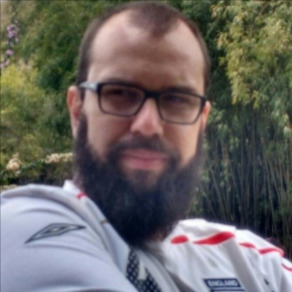
#> input picture Cartoon Image/me.jpg, 292 x 292 px, given in place of the camera
$ python mser_cam.py
#> lines starting #> are read from the running program, lines starting #| are printed output that depends on the picture; after the words box and inside, x2 and y2 are one past the last pixel; in counts of white or black regions, pixels touching at a corner belong together
import cv2
import numpy as np

mser = cv2.MSER_create()

cap = cv2.VideoCapture(0)


while True:

    ret, frame = cap.read()
#> frame is the input picture: shape (292, 292, 3); mean B, G, R 100.2, 102.9, 106.7

    #Convert to gray scale
    gray = cv2.cvtColor(frame, cv2.COLOR_BGR2GRAY)
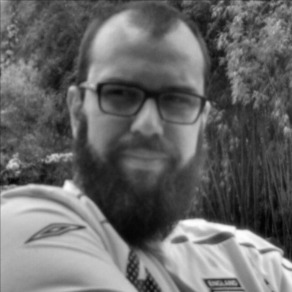
#> gray: shape (292, 292); min 1, max 255, mean 103.8

    #detect regions in gray scale image
    regions, _ = mser.detectRegions(gray)
#> regions = 168 items

    hulls = [cv2.convexHull(p.reshape(-1, 1, 2)) for p in regions]
#> hulls = 168 contours; largest, box (x1, y1, x2, y2) and area: (185, 1, 291, 260) 19850, (66, 1, 207, 156) 15436, (66, 1, 207, 156) 15098, (67, 2, 205, 155) 14746, (1, 167, 139, 291) 13169

    mask = np.zeros((frame.shape[0], frame.shape[1], 1), dtype=np.uint8)


    for contour in hulls:

        cv2.drawContours(mask, [contour], -1, (255, 255, 255), -1)
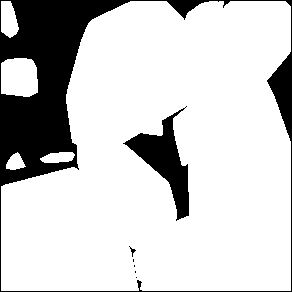
#> mask: shape (292, 292, 1); 80.9% white; 7 black regions (4 under 20 px), largest, box (x1, y1, x2, y2) and area: (0, 0, 292, 292) 13753, (123, 106, 189, 221) 2544, (129, 246, 136, 257) 23

    text_only = cv2.bitwise_and(frame, frame, mask=mask)
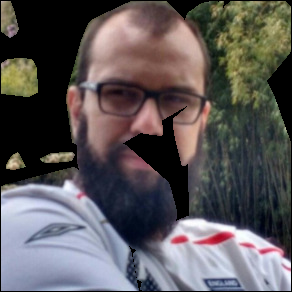
#> text_only: shape (292, 292, 3); mean B, G, R 88.6, 87.1, 91.6

    cv2.imshow("RED", text_only)
    key = cv2.waitKey(1)
#> (key Esc is pressed here)

    if key == 27:
        break


cv2.destroyAllWindows()
cap.release()

$ run again, on Cartoon Image/por_sol.png
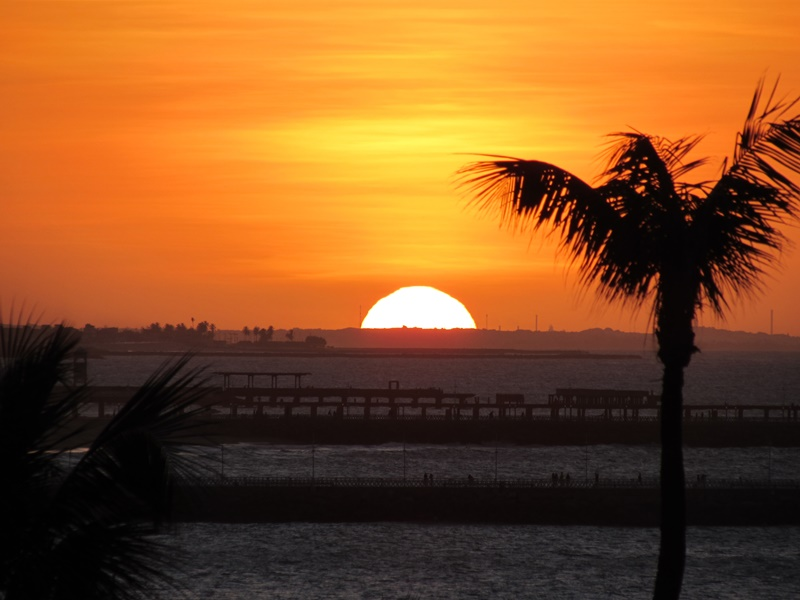
#> input picture Cartoon Image/por_sol.png, 800 x 600 px, given in place of the camera
#> frame is the input picture: shape (600, 800, 3); mean B, G, R 35.5, 82.3, 136.1
#> `gray = cv2.cvtColor(frame, cv2.COLOR_BGR2GRAY)`:
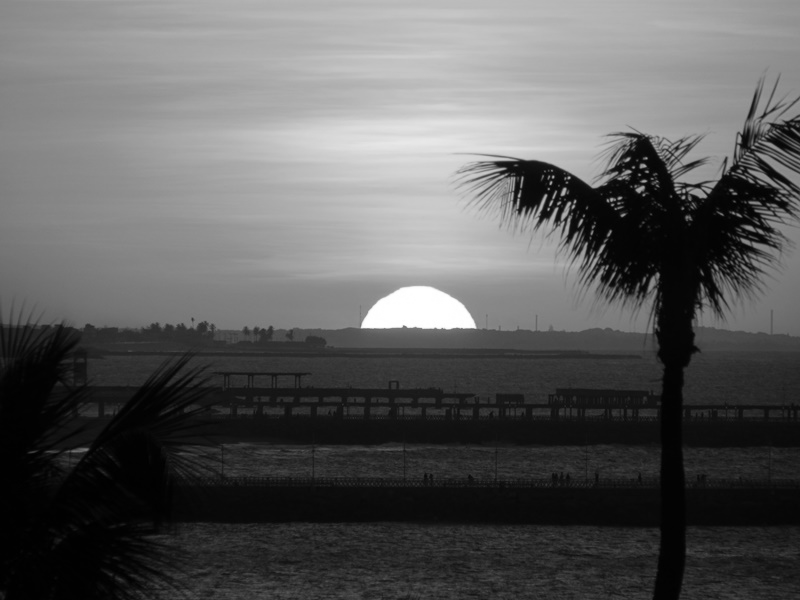
#> gray: shape (600, 800); min 0, max 255, mean 93.1
#> regions = 137 items
#> hulls = 137 contours; largest, box (x1, y1, x2, y2) and area: (692, 194, 799, 351) 12499, (692, 194, 799, 345) 11324, (695, 207, 799, 337) 9700, (696, 208, 799, 337) 9632, (696, 208, 799, 336) 9586
#> the loop `for contour in hulls: ` made 137 passes
#> `text_only = cv2.bitwise_and(frame, frame, mask=mask)`:
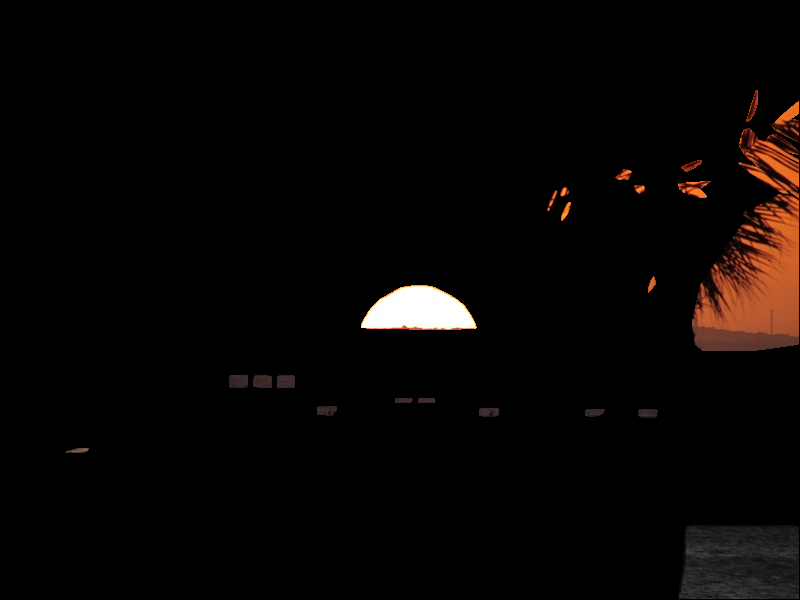
#> text_only: shape (600, 800, 3); mean B, G, R 3.8, 5, 8
